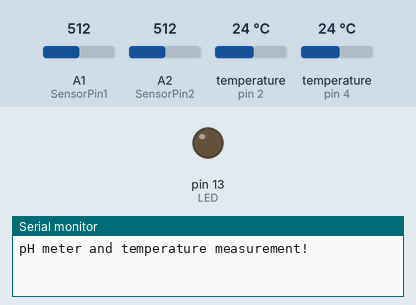
Simulated run of this sketch. Board: Arduino Uno, built with avr-gcc and run on an emulated ATmega328P. Parts: output pins drawn as LEDs (lit = HIGH), the last lines printed to the serial monitor. Inputs (shaded band) come from the test bench; at power-on: A1 (SensorPin1) = 512, A2 (SensorPin2) = 512, temperature (sensors on pin 2, pin 4) 24 °C.

Above: at 0.7 s.
At 5.4 s:
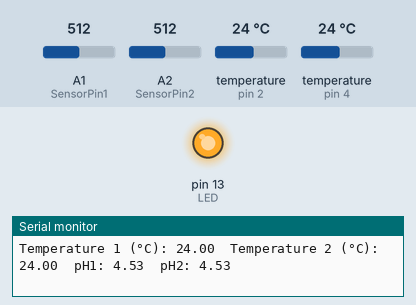
Timing chart, 0 to 7.1 s (numbered marks = the images above):
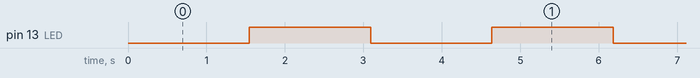

The sketch:

Gabungan_pH_Suhu.ino
```cpp
/*
 # This sample code is used to test the pH meter Pro V1.0 and Temperature Sensor.
 # Editor : Caleb & Hansen (Engineering Physics)
 # Ver    : 1.0
 # Product: Analog pH meter Pro & temperature sensor
 # Date   : 23 October 2023
 # SKU    : SEN0169
*/
#include <OneWire.h>

#define SensorPin1 A1        //pH meter Analog output to Arduino Analog Input 0
#define SensorPin2 A2
#define Offset 0.15           //deviation compensate
#define LED 13
#define samplingInterval 20
#define printInterval 1000
#define ArrayLenth  40    //times of collection
int pHArray1[ArrayLenth];   //Store the average value of the sensor feedback
int pHArrayIndex=0;
int pHArray2[ArrayLenth];   //Store the average value of the sensor feedback
int PIN_TEMP1 = 4; //DS18S20 Signal pin on digital 2
int PIN_TEMP2 = 2;

//Temperature chip i/o
OneWire ds1(PIN_TEMP1);  // on digital pin 2
OneWire ds2(PIN_TEMP2);

void setup(void) {
  pinMode(LED,OUTPUT);
  Serial.begin(9600);
  Serial.println("pH meter and temperature measurement!");    //Test the serial monitor
}

void loop(void) {
  static unsigned long samplingTime = millis();
  static unsigned long printTime = millis();
  static float pHValue1,voltage1,pHValue2,voltage2;
  if(millis()-samplingTime > samplingInterval)
  {
      pHArray1[pHArrayIndex++]=analogRead(SensorPin1);
      pHArray2[pHArrayIndex++]=analogRead(SensorPin2);
      if(pHArrayIndex==ArrayLenth)pHArrayIndex=0;
      voltage1 = (avergearray(pHArray1, ArrayLenth)*5.0/1024);
      voltage2 = (avergearray(pHArray2, ArrayLenth)*5.0/1024);
      pHValue1 = 3.5*voltage1+Offset;
      pHValue2 = 3.5*voltage2+Offset;
      samplingTime=millis();
  }

  if(millis() - printTime > printInterval)   //Every 1000 milliseconds, print a numerical, convert the state of the LED indicator
  {
  //Serial.print(millis()-printTime);
  //Serial.print(",");

  // Pengukuran Temperatur
  float temperature1 = getTemp1();
  Serial.print("Temperature 1 (°C): ");
  Serial.print(temperature1);

  float temperature2 = getTemp2();
  Serial.print("\tTemperature 2 (°C): ");
  Serial.print(temperature2);

  //Serial.print("\t Voltage1: ");
  //Serial.print(voltage1,2);
  Serial.print("\tpH1: ");
  Serial.print(pHValue1,2);
  //Serial.print("\tVoltage2: ");
  //Serial.print(voltage2,2);
  Serial.print("\tpH2: ");
  Serial.println(pHValue2,2);

  delay(500);

  digitalWrite(LED,digitalRead(LED)^1);
  printTime=millis();
  }

}
double avergearray(int* arr, int number){
  int i;
  int max,min;
  double avg;
  long amount=0;
  if(number<=0){
    Serial.println("Error number for the array to avraging!/n");
    return 0;
  }
  if(number<5){   //less than 5, calculated directly statistics
    for(i=0;i<number;i++){
      amount+=arr[i];
    }
    avg = amount/number;
    return avg;
  }else{
    if(arr[0]<arr[1]){
      min = arr[0];max=arr[1];
    }
    else{
      min=arr[1];max=arr[0];
    }
    for(i=2;i<number;i++){
      if(arr[i]<min){
        amount+=min;        //arr<min
        min=arr[i];
      }else {
        if(arr[i]>max){
          amount+=max;    //arr>max
          max=arr[i];
        }else{
          amount+=arr[i]; //min<=arr<=max
        }
      }//if
    }//for
    avg = (double)amount/(number-2);
  }//if
  return avg;
}

float getTemp1(){
  //returns the temperature from one DS18S20 in DEG Celsius

  byte data[12];
  byte addr[8];

  if ( !ds1.search(addr)) {
      //no more sensors on chain, reset search
      ds1.reset_search();
      return -1000;
  }

  if ( OneWire::crc8( addr, 7) != addr[7]) {
      Serial.println("CRC is not valid!");
      return -1000;
  }

  if ( addr[0] != 0x10 && addr[0] != 0x28) {
      Serial.print("Device is not recognized");
      return -1000;
  }

  ds1.reset();
  ds1.select(addr);
  ds1.write(0x44,1); // start conversion, with parasite power on at the end

  byte present = ds1.reset();
  ds1.select(addr);
  ds1.write(0xBE); // Read Scratchpad


  for (int i = 0; i < 9; i++) { // we need 9 bytes
    data[i] = ds1.read();
  }

  ds1.reset_search();

  byte MSB = data[1];
  byte LSB = data[0];

  float tempRead1 = ((MSB << 8) | LSB); //using two's compliment
  float TemperatureSum1 = tempRead1 / 16;

  return TemperatureSum1;
}

float getTemp2(){
  //returns the temperature from one DS18S20 in DEG Celsius

  byte data[12];
  byte addr[8];

  if ( !ds2.search(addr)) {
      //no more sensors on chain, reset search
      ds2.reset_search();
      return -1000;
  }

  if ( OneWire::crc8( addr, 7) != addr[7]) {
      Serial.println("CRC is not valid!");
      return -1000;
  }

  if ( addr[0] != 0x10 && addr[0] != 0x28) {
      Serial.print("Device is not recognized");
      return -1000;
  }

  ds2.reset();
  ds2.select(addr);
  ds2.write(0x44,1); // start conversion, with parasite power on at the end

  byte present = ds2.reset();
  ds2.select(addr);
  ds2.write(0xBE); // Read Scratchpad


  for (int i = 0; i < 9; i++) { // we need 9 bytes
    data[i] = ds2.read();
  }

  ds2.reset_search();

  byte MSB = data[1];
  byte LSB = data[0];

  float tempRead2 = ((MSB << 8) | LSB); //using two's compliment
  float TemperatureSum2 = tempRead2 / 16;

  return TemperatureSum2;

}
```

Measured:
- by itself, pin 13 (LED): alternates HIGH for 1.5 s and LOW for 1.5 s
